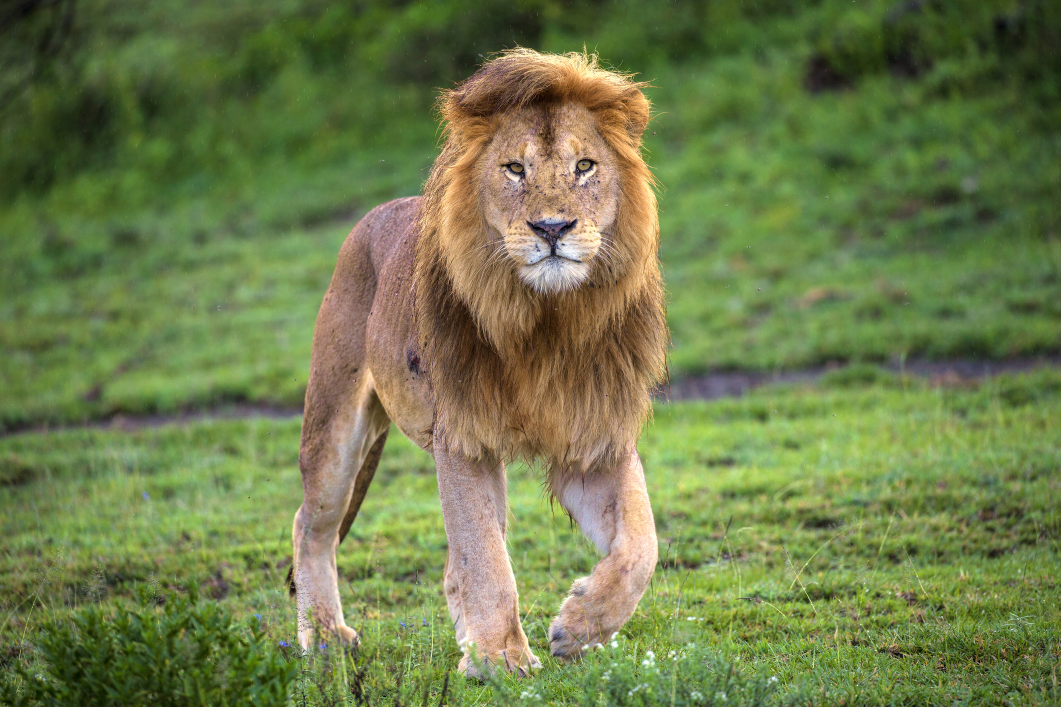
#> input picture Input Output Operations/lion1.jpg, 2121 x 1414 px (shown at 1/2 size)
$ jupyter execute IO_operations_image_and_video.ipynb
#> lines starting #> are read from the running program, lines starting #| are printed output that depends on the picture
[cell 1]
import cv2
import numpy as np

cv2.__version__

# Reading/Writing an image file

[cell 2]
image = cv2.imread('lion1.jpg')
#> image is the input picture: shape (1414, 2121, 3); mean B, G, R 74.9, 123.7, 110.5
cv2.imwrite('lion2.png',image)
#> Out = True

# Converting between an image and raw bytes

[cell 3]
# make array of 400x300 = 120000 array
# 400 columns = width
# 300 rows = height

random_image = np.random.randint(0,256,120000)

# gray scale image
# 400x300
gray_image = random_image.reshape(300,400)

# save as gray image
cv2.imwrite('gray.jpg',gray_image)
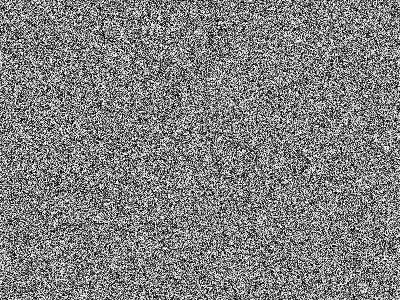
#> saved as gray.jpg: shape (300, 400); min 0, max 255, mean 127.7

# color image
# 400x100x (3 channels)
color_image = random_image.reshape(100,400,3)
cv2.imwrite('color.jpg',color_image)
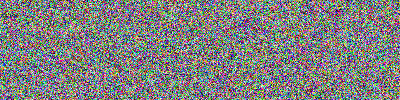
#> saved as color.jpg: shape (100, 400, 3); mean B, G, R 127.6, 128, 127.7
